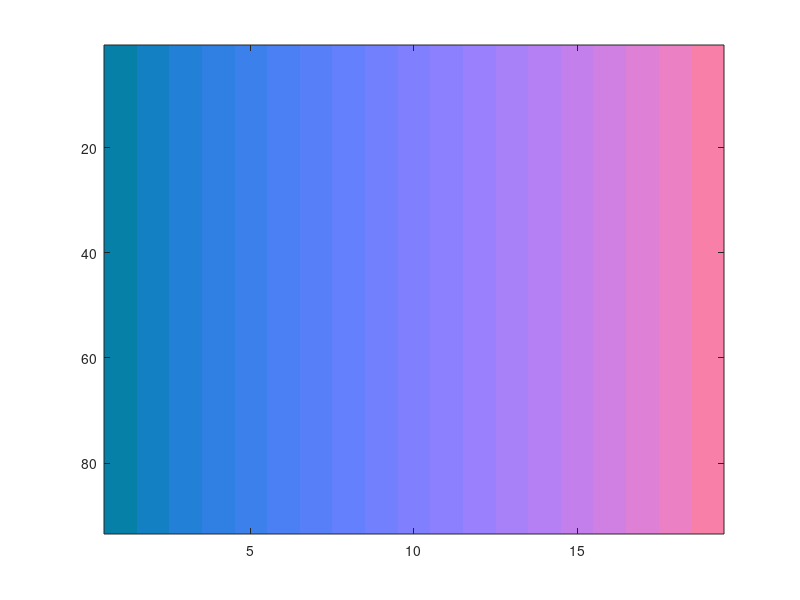

MATLAB code to generate this figure:
size = [93, 19, 3];

map = zeros(size);

for pixelX = 1:size(2)
    x = ((pixelX - 0.5) / size(2) * 2 - 1);
    z = sqrt(1 - x * x);
    vec = permute([x, 0, z], [3 2 1]);
    map(:, pixelX, :) = repmat(vec / 2.0 + 0.5, size(1), 1, 1);
end

gcf;
imagesc(map);

imwrite(map, 'map.png', 'PNG');